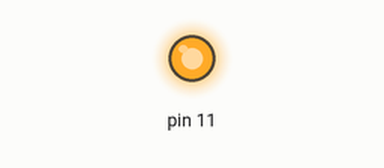
The program below on a simulated Raspberry Pi (header pin numbers). On the bench: output pins drawn as LEDs (lit = HIGH). At 1.0 s the program stops and its outputs stay as they are.

Above: at 0.1 s.
At 1.1 s:
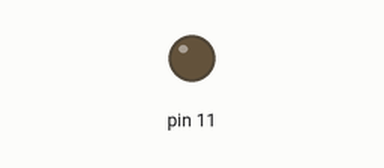
Timing chart, 0 to 2.5 s (numbered marks = the images above):
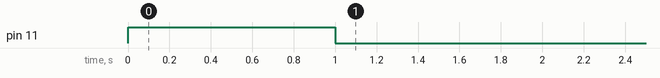

The program:

pulse2.py
```python
import RPi.GPIO as GPIO
import time
# blinking function
def blink(pin):
        GPIO.output(pin,GPIO.HIGH)
        time.sleep(1)
#        GPIO.output(pin,GPIO.LOW)
#        time.sleep(1)
        return
# to use Raspberry Pi board pin numbers
GPIO.setmode(GPIO.BOARD)
# set up GPIO output channel
GPIO.setup(11, GPIO.OUT)
# blink GPIO17 50 times
for i in range(0,1):
        blink(11)
GPIO.cleanup()
```

Measured:
- by itself, pin 11: LOW → HIGH at 0.00 s, → LOW 1.0 s later
